Frame 1 (no input): blank canvas, image omitted
Frame 60 (no input): blank canvas, image omitted
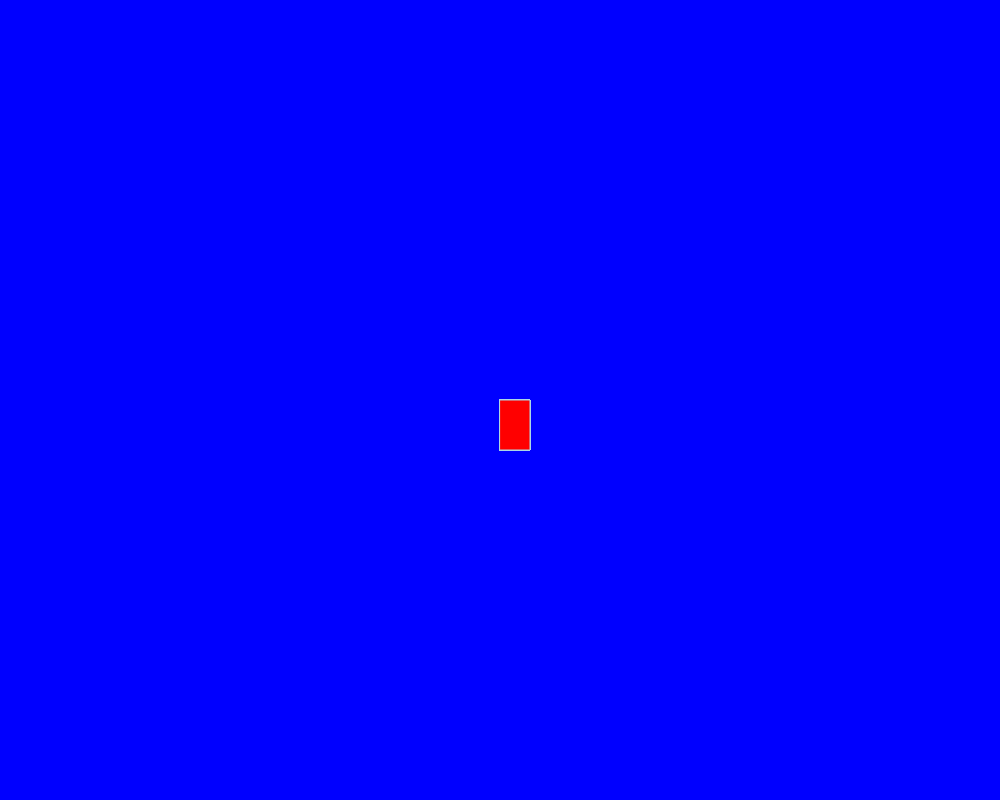
Frame 120 (the mouse pressed at the canvas centre since frame 60)

The p5.js sketch whose frames 1 and 60 were blank and that drew this single picture after the mouse press (run headless with seeded random() and noise() and a simulated clock; from frame 60 on, the mouse is pressed at the canvas centre):

// p5.js sketch
// ── sketch.js
function setup() {
  createCanvas(1000, 800);
  background("blue");
}
function draw() {
   fill("red");
  stroke("lightblue");
  if(mouseIsPressed)
    rect(mouseX,mouseY,30,50);
}
